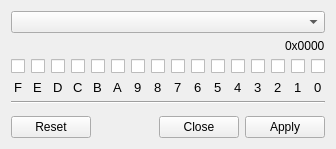
<?xml version="1.0" encoding="UTF-8"?>
<ui version="4.0">
 <class>IOViewer</class>
 <widget class="QWidget" name="IOViewer">
  <property name="geometry">
   <rect>
    <x>0</x>
    <y>0</y>
    <width>343</width>
    <height>342</height>
   </rect>
  </property>
  <property name="windowTitle">
   <string>I/O Viewer</string>
  </property>
  <layout class="QVBoxLayout" name="verticalLayout_2">
   <property name="sizeConstraint">
    <enum>QLayout::SetFixedSize</enum>
   </property>
   <item>
    <widget class="QComboBox" name="regSelect"/>
   </item>
   <item alignment="Qt::AlignRight|Qt::AlignTop">
    <widget class="QLabel" name="regValue">
     <property name="text">
      <string>0x0000</string>
     </property>
    </widget>
   </item>
   <item>
    <layout class="QGridLayout" name="gridLayout">
     <item row="0" column="12" alignment="Qt::AlignHCenter">
      <widget class="QCheckBox" name="b3"/>
     </item>
     <item row="0" column="11" alignment="Qt::AlignHCenter">
      <widget class="QCheckBox" name="b4"/>
     </item>
     <item row="0" column="13" alignment="Qt::AlignHCenter">
      <widget class="QCheckBox" name="b2"/>
     </item>
     <item row="0" column="15" alignment="Qt::AlignHCenter">
      <widget class="QCheckBox" name="b0"/>
     </item>
     <item row="1" column="13" alignment="Qt::AlignHCenter|Qt::AlignTop">
      <widget class="QLabel" name="l2">
       <property name="maximumSize">
        <size>
         <width>16777215</width>
         <height>80</height>
        </size>
       </property>
       <property name="font">
        <font>
         <pointsize>10</pointsize>
        </font>
       </property>
       <property name="text">
        <string>2</string>
       </property>
      </widget>
     </item>
     <item row="0" column="10" alignment="Qt::AlignHCenter">
      <widget class="QCheckBox" name="b5"/>
     </item>
     <item row="0" column="14" alignment="Qt::AlignHCenter">
      <widget class="QCheckBox" name="b1"/>
     </item>
     <item row="1" column="10" alignment="Qt::AlignHCenter|Qt::AlignTop">
      <widget class="QLabel" name="l5">
       <property name="maximumSize">
        <size>
         <width>16777215</width>
         <height>80</height>
        </size>
       </property>
       <property name="font">
        <font>
         <pointsize>10</pointsize>
        </font>
       </property>
       <property name="text">
        <string>5</string>
       </property>
      </widget>
     </item>
     <item row="1" column="11" alignment="Qt::AlignHCenter|Qt::AlignTop">
      <widget class="QLabel" name="l4">
       <property name="maximumSize">
        <size>
         <width>16777215</width>
         <height>80</height>
        </size>
       </property>
       <property name="font">
        <font>
         <pointsize>10</pointsize>
        </font>
       </property>
       <property name="text">
        <string>4</string>
       </property>
      </widget>
     </item>
     <item row="1" column="8" alignment="Qt::AlignHCenter|Qt::AlignTop">
      <widget class="QLabel" name="l7">
       <property name="maximumSize">
        <size>
         <width>16777215</width>
         <height>80</height>
        </size>
       </property>
       <property name="font">
        <font>
         <pointsize>10</pointsize>
        </font>
       </property>
       <property name="text">
        <string>7</string>
       </property>
      </widget>
     </item>
     <item row="1" column="15" alignment="Qt::AlignHCenter|Qt::AlignTop">
      <widget class="QLabel" name="l0">
       <property name="maximumSize">
        <size>
         <width>16777215</width>
         <height>80</height>
        </size>
       </property>
       <property name="font">
        <font>
         <pointsize>10</pointsize>
        </font>
       </property>
       <property name="text">
        <string>0</string>
       </property>
      </widget>
     </item>
     <item row="0" column="9" alignment="Qt::AlignHCenter">
      <widget class="QCheckBox" name="b6"/>
     </item>
     <item row="1" column="6" alignment="Qt::AlignHCenter">
      <widget class="QLabel" name="l9">
       <property name="maximumSize">
        <size>
         <width>16777215</width>
         <height>80</height>
        </size>
       </property>
       <property name="font">
        <font>
         <pointsize>10</pointsize>
        </font>
       </property>
       <property name="text">
        <string>9</string>
       </property>
      </widget>
     </item>
     <item row="0" column="6" alignment="Qt::AlignHCenter">
      <widget class="QCheckBox" name="b9"/>
     </item>
     <item row="1" column="14" alignment="Qt::AlignHCenter|Qt::AlignTop">
      <widget class="QLabel" name="l1">
       <property name="maximumSize">
        <size>
         <width>16777215</width>
         <height>80</height>
        </size>
       </property>
       <property name="font">
        <font>
         <pointsize>10</pointsize>
        </font>
       </property>
       <property name="text">
        <string>1</string>
       </property>
      </widget>
     </item>
     <item row="1" column="12" alignment="Qt::AlignHCenter|Qt::AlignTop">
      <widget class="QLabel" name="l3">
       <property name="maximumSize">
        <size>
         <width>16777215</width>
         <height>80</height>
        </size>
       </property>
       <property name="font">
        <font>
         <pointsize>10</pointsize>
        </font>
       </property>
       <property name="text">
        <string>3</string>
       </property>
      </widget>
     </item>
     <item row="0" column="0" alignment="Qt::AlignHCenter">
      <widget class="QCheckBox" name="bF"/>
     </item>
     <item row="1" column="7" alignment="Qt::AlignHCenter">
      <widget class="QLabel" name="l8">
       <property name="maximumSize">
        <size>
         <width>16777215</width>
         <height>80</height>
        </size>
       </property>
       <property name="font">
        <font>
         <pointsize>10</pointsize>
        </font>
       </property>
       <property name="text">
        <string>8</string>
       </property>
      </widget>
     </item>
     <item row="0" column="2" alignment="Qt::AlignHCenter">
      <widget class="QCheckBox" name="bD"/>
     </item>
     <item row="0" column="1" alignment="Qt::AlignHCenter">
      <widget class="QCheckBox" name="bE"/>
     </item>
     <item row="1" column="3" alignment="Qt::AlignHCenter">
      <widget class="QLabel" name="lC">
       <property name="maximumSize">
        <size>
         <width>16777215</width>
         <height>80</height>
        </size>
       </property>
       <property name="font">
        <font>
         <pointsize>10</pointsize>
        </font>
       </property>
       <property name="text">
        <string>C</string>
       </property>
      </widget>
     </item>
     <item row="1" column="1" alignment="Qt::AlignHCenter">
      <widget class="QLabel" name="lE">
       <property name="maximumSize">
        <size>
         <width>16777215</width>
         <height>80</height>
        </size>
       </property>
       <property name="font">
        <font>
         <pointsize>10</pointsize>
        </font>
       </property>
       <property name="text">
        <string>E</string>
       </property>
      </widget>
     </item>
     <item row="0" column="3" alignment="Qt::AlignHCenter">
      <widget class="QCheckBox" name="bC"/>
     </item>
     <item row="0" column="5">
      <widget class="QCheckBox" name="bA"/>
     </item>
     <item row="1" column="9" alignment="Qt::AlignHCenter|Qt::AlignTop">
      <widget class="QLabel" name="l6">
       <property name="maximumSize">
        <size>
         <width>16777215</width>
         <height>80</height>
        </size>
       </property>
       <property name="font">
        <font>
         <pointsize>10</pointsize>
        </font>
       </property>
       <property name="text">
        <string>6</string>
       </property>
      </widget>
     </item>
     <item row="0" column="7" alignment="Qt::AlignHCenter">
      <widget class="QCheckBox" name="b8"/>
     </item>
     <item row="0" column="4" alignment="Qt::AlignHCenter">
      <widget class="QCheckBox" name="bB"/>
     </item>
     <item row="0" column="8" alignment="Qt::AlignHCenter">
      <widget class="QCheckBox" name="b7"/>
     </item>
     <item row="1" column="2" alignment="Qt::AlignHCenter">
      <widget class="QLabel" name="lD">
       <property name="maximumSize">
        <size>
         <width>16777215</width>
         <height>80</height>
        </size>
       </property>
       <property name="font">
        <font>
         <pointsize>10</pointsize>
        </font>
       </property>
       <property name="text">
        <string>D</string>
       </property>
      </widget>
     </item>
     <item row="1" column="0" alignment="Qt::AlignHCenter">
      <widget class="QLabel" name="lF">
       <property name="maximumSize">
        <size>
         <width>16777215</width>
         <height>80</height>
        </size>
       </property>
       <property name="font">
        <font>
         <pointsize>10</pointsize>
        </font>
       </property>
       <property name="text">
        <string>F</string>
       </property>
      </widget>
     </item>
     <item row="1" column="5" alignment="Qt::AlignHCenter">
      <widget class="QLabel" name="lA">
       <property name="maximumSize">
        <size>
         <width>16777215</width>
         <height>80</height>
        </size>
       </property>
       <property name="font">
        <font>
         <pointsize>10</pointsize>
        </font>
       </property>
       <property name="text">
        <string>A</string>
       </property>
      </widget>
     </item>
     <item row="1" column="4" alignment="Qt::AlignHCenter">
      <widget class="QLabel" name="lB">
       <property name="maximumSize">
        <size>
         <width>16777215</width>
         <height>80</height>
        </size>
       </property>
       <property name="font">
        <font>
         <pointsize>10</pointsize>
        </font>
       </property>
       <property name="text">
        <string>B</string>
       </property>
      </widget>
     </item>
    </layout>
   </item>
   <item>
    <widget class="Line" name="line">
     <property name="orientation">
      <enum>Qt::Horizontal</enum>
     </property>
    </widget>
   </item>
   <item>
    <widget class="QWidget" name="regDescription" native="true">
     <property name="sizePolicy">
      <sizepolicy hsizetype="Preferred" vsizetype="MinimumExpanding">
       <horstretch>0</horstretch>
       <verstretch>0</verstretch>
      </sizepolicy>
     </property>
    </widget>
   </item>
   <item>
    <widget class="QDialogButtonBox" name="buttonBox">
     <property name="standardButtons">
      <set>QDialogButtonBox::Apply|QDialogButtonBox::Close|QDialogButtonBox::Reset</set>
     </property>
    </widget>
   </item>
  </layout>
 </widget>
 <tabstops>
  <tabstop>regSelect</tabstop>
  <tabstop>b0</tabstop>
  <tabstop>b1</tabstop>
  <tabstop>b2</tabstop>
  <tabstop>b3</tabstop>
  <tabstop>b4</tabstop>
  <tabstop>b5</tabstop>
  <tabstop>b6</tabstop>
  <tabstop>b7</tabstop>
  <tabstop>bE</tabstop>
  <tabstop>b8</tabstop>
  <tabstop>b9</tabstop>
  <tabstop>bA</tabstop>
  <tabstop>bB</tabstop>
  <tabstop>bC</tabstop>
  <tabstop>bD</tabstop>
  <tabstop>bF</tabstop>
 </tabstops>
 <resources/>
 <connections/>
</ui>
